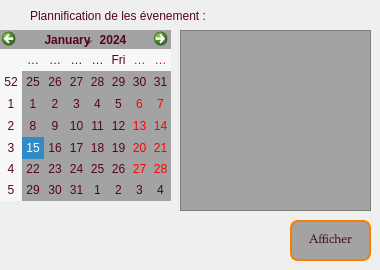
        <widget class="QWidget" name="tabWidget_2Page2">
         <attribute name="title">
          <string>1</string>
         </attribute>
         <widget class="QLabel" name="label_8">
          <property name="geometry">
           <rect>
            <x>30</x>
            <y>0</y>
            <width>291</width>
            <height>31</height>
           </rect>
          </property>
          <property name="styleSheet">
           <string notr="true">color: rgb(86, 1, 38);
font: 900 italic 10pt &quot;Segoe UI&quot;;</string>
          </property>
          <property name="text">
           <string>Plannification de les évenement :</string>
          </property>
         </widget>
         <widget class="QPushButton" name="pushButton_afficher2">
          <property name="geometry">
           <rect>
            <x>290</x>
            <y>220</y>
            <width>81</width>
            <height>41</height>
           </rect>
          </property>
          <property name="styleSheet">
           <string notr="true">background-color:#A3A3A3;
color: rgb(86, 1, 38);
padding: 1px;
border-style: solid;
border: 2px solid #f77f00;
border-radius: 8px;
font-size: 12px;
font-family: Palatino Linotype;</string>
          </property>
          <property name="text">
           <string>Afficher</string>
          </property>
         </widget>
         <widget class="QTableView" name="tableView_3">
          <property name="geometry">
           <rect>
            <x>180</x>
            <y>30</y>
            <width>191</width>
            <height>181</height>
           </rect>
          </property>
          <property name="styleSheet">
           <string notr="true">background-color:#A3A3A3;
color: rgb(86, 1, 38);</string>
          </property>
         </widget>
         <widget class="QCalendarWidget" name="calendarWidget_events">
          <property name="geometry">
           <rect>
            <x>0</x>
            <y>30</y>
            <width>171</width>
            <height>171</height>
           </rect>
          </property>
          <property name="styleSheet">
           <string notr="true">background-color:#A3A3A3;
background-color: rgb(86, 1, 38);
background-color:#A3A3A3;
color: rgb(86, 1, 38);
border-radius: 40px;
font: 900 italic 8pt &quot;Segoe UI&quot;;</string>
          </property>
         </widget>
        </widget>
